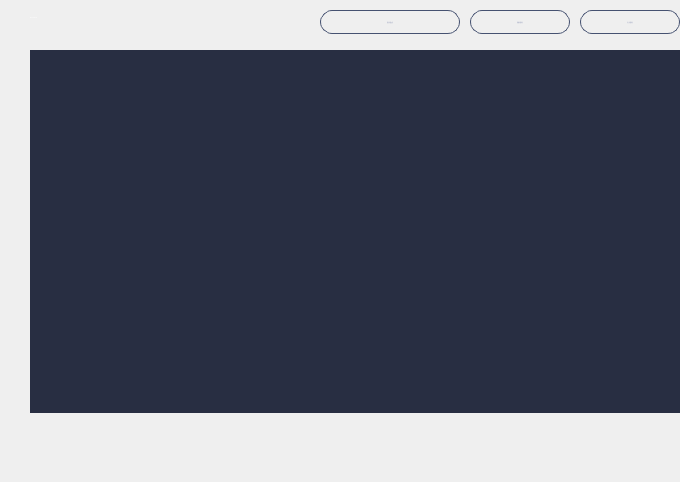
<?xml version="1.0" encoding="UTF-8"?>
<ui version="4.0">
 <class>MultiSigPage</class>
 <widget class="QWidget" name="MultiSigPage">
  <property name="geometry">
   <rect>
    <x>0</x>
    <y>0</y>
    <width>680</width>
    <height>482</height>
   </rect>
  </property>
  <property name="windowTitle">
   <string>Form</string>
  </property>
  <widget class="QTableWidget" name="multiSigTableWidget">
   <property name="geometry">
    <rect>
     <x>30</x>
     <y>50</y>
     <width>650</width>
     <height>363</height>
    </rect>
   </property>
   <property name="cursor" stdset="0">
    <cursorShape>PointingHandCursor</cursorShape>
   </property>
   <property name="layoutDirection">
    <enum>Qt::LeftToRight</enum>
   </property>
   <property name="styleSheet">
    <string notr="true">QTableWidget{border: none;background-color: rgb(40, 46, 66);}
QHeaderView{background-color:rgb(40,46,66);min-height:30;color:white;}
QHeaderView::section{background-color: rgb(56,63,93);border: 1px solid rgb(40,46,66);
font: 12px &quot;微软雅黑&quot;;}
</string>
   </property>
   <property name="frameShape">
    <enum>QFrame::Box</enum>
   </property>
   <property name="frameShadow">
    <enum>QFrame::Plain</enum>
   </property>
   <property name="verticalScrollBarPolicy">
    <enum>Qt::ScrollBarAsNeeded</enum>
   </property>
   <property name="horizontalScrollBarPolicy">
    <enum>Qt::ScrollBarAlwaysOff</enum>
   </property>
   <property name="autoScroll">
    <bool>true</bool>
   </property>
   <property name="editTriggers">
    <set>QAbstractItemView::NoEditTriggers</set>
   </property>
   <property name="selectionMode">
    <enum>QAbstractItemView::NoSelection</enum>
   </property>
   <property name="iconSize">
    <size>
     <width>19</width>
     <height>12</height>
    </size>
   </property>
   <property name="showGrid">
    <bool>true</bool>
   </property>
   <property name="gridStyle">
    <enum>Qt::SolidLine</enum>
   </property>
   <attribute name="horizontalHeaderVisible">
    <bool>false</bool>
   </attribute>
   <attribute name="horizontalHeaderCascadingSectionResizes">
    <bool>false</bool>
   </attribute>
   <attribute name="horizontalHeaderHighlightSections">
    <bool>false</bool>
   </attribute>
   <attribute name="verticalHeaderVisible">
    <bool>false</bool>
   </attribute>
   <attribute name="verticalHeaderHighlightSections">
    <bool>false</bool>
   </attribute>
   <column>
    <property name="text">
     <string>多重签名地址</string>
    </property>
    <property name="font">
     <font>
      <family>微软雅黑</family>
     </font>
    </property>
    <property name="textAlignment">
     <set>AlignCenter</set>
    </property>
   </column>
   <column>
    <property name="text">
     <string>余额/UB</string>
    </property>
    <property name="font">
     <font>
      <family>微软雅黑</family>
     </font>
    </property>
    <property name="textAlignment">
     <set>AlignCenter</set>
    </property>
   </column>
   <column>
    <property name="text">
     <string/>
    </property>
    <property name="font">
     <font>
      <family>微软雅黑</family>
     </font>
    </property>
    <property name="textAlignment">
     <set>AlignCenter</set>
    </property>
   </column>
  </widget>
  <widget class="QToolButton" name="importMultiSigBtn">
   <property name="geometry">
    <rect>
     <x>580</x>
     <y>10</y>
     <width>100</width>
     <height>24</height>
    </rect>
   </property>
   <property name="font">
    <font>
     <family>微软雅黑</family>
     <pointsize>-1</pointsize>
     <weight>50</weight>
     <italic>false</italic>
     <bold>false</bold>
    </font>
   </property>
   <property name="cursor">
    <cursorShape>PointingHandCursor</cursorShape>
   </property>
   <property name="styleSheet">
    <string notr="true">QToolButton{color:rgb(192,196,212);border:1px solid  rgb(70,82,113);border-radius:12px;
background-color: transparent;
font: 12px &quot;微软雅黑&quot;;}
QToolButton:hover{color:white;border-color:rgb(24,140,249);background-color:rgb(24,140,249);}</string>
   </property>
   <property name="text">
    <string>导入多签地址</string>
   </property>
  </widget>
  <widget class="QToolButton" name="createMultiSigBtn">
   <property name="geometry">
    <rect>
     <x>470</x>
     <y>10</y>
     <width>100</width>
     <height>24</height>
    </rect>
   </property>
   <property name="font">
    <font>
     <family>微软雅黑</family>
     <pointsize>-1</pointsize>
     <weight>50</weight>
     <italic>false</italic>
     <bold>false</bold>
    </font>
   </property>
   <property name="cursor">
    <cursorShape>PointingHandCursor</cursorShape>
   </property>
   <property name="styleSheet">
    <string notr="true">QToolButton{color:rgb(192,196,212);border:1px solid  rgb(70,82,113);border-radius:12px;
background-color: transparent;
font: 12px &quot;微软雅黑&quot;;}
QToolButton:hover{color:white;border-color:rgb(24,140,249);background-color:rgb(24,140,249);}</string>
   </property>
   <property name="text">
    <string>创建多签地址</string>
   </property>
  </widget>
  <widget class="QToolButton" name="signMultiSigBtn">
   <property name="geometry">
    <rect>
     <x>320</x>
     <y>10</y>
     <width>140</width>
     <height>24</height>
    </rect>
   </property>
   <property name="font">
    <font>
     <family>微软雅黑</family>
     <pointsize>-1</pointsize>
     <weight>50</weight>
     <italic>false</italic>
     <bold>false</bold>
    </font>
   </property>
   <property name="cursor">
    <cursorShape>PointingHandCursor</cursorShape>
   </property>
   <property name="styleSheet">
    <string notr="true">QToolButton{color:rgb(192,196,212);border:1px solid  rgb(70,82,113);border-radius:12px;
background-color: transparent;
font: 12px &quot;微软雅黑&quot;;}
QToolButton:hover{color:white;border-color:rgb(24,140,249);background-color:rgb(24,140,249);}</string>
   </property>
   <property name="text">
    <string>签名多签交易</string>
   </property>
  </widget>
  <widget class="QLabel" name="contactLabel">
   <property name="geometry">
    <rect>
     <x>30</x>
     <y>5</y>
     <width>200</width>
     <height>24</height>
    </rect>
   </property>
   <property name="font">
    <font>
     <family>微软雅黑</family>
     <pointsize>-1</pointsize>
     <weight>50</weight>
     <italic>false</italic>
     <bold>false</bold>
    </font>
   </property>
   <property name="styleSheet">
    <string notr="true">color: white;
font: 18px &quot;微软雅黑&quot;;</string>
   </property>
   <property name="text">
    <string>Multi-Signature</string>
   </property>
  </widget>
 </widget>
 <resources/>
 <connections/>
</ui>
